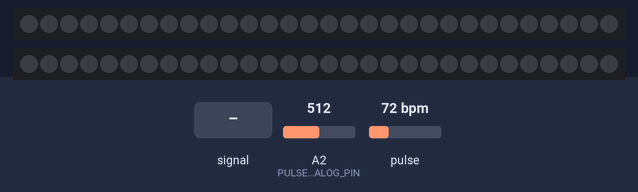
Recording of a sketch running on a simulated Arduino Uno, built with avr-gcc and run on an emulated ATmega328P. Parts: 2 × 30 RGB LEDs in strip order, left to right. Inputs (shaded band) come from the test bench; at power-on: pulse 72 bpm, A2 (PULSE_ANALOG_PIN) = 512. What the sketch prints to the serial monitor is not drawn.

Above: at 4.2 s.
4.3 s: A2 (PULSE_ANALOG_PIN) fed a 200 Hz sine of ±255 counts around its level
At 4.45 s:
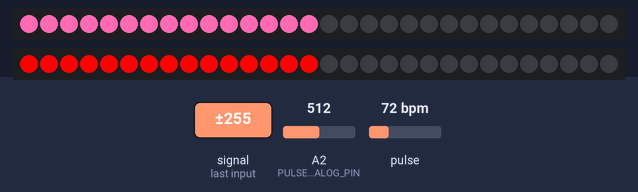
7.3 s: pulse set to 130 bpm
At 8.19 s:
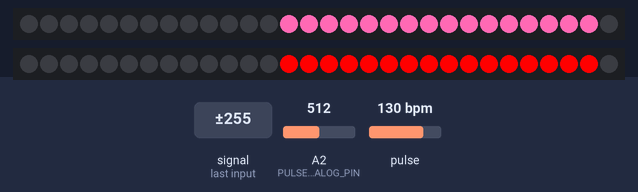
10.3 s: pulse set to 42 bpm
At 10.87 s:
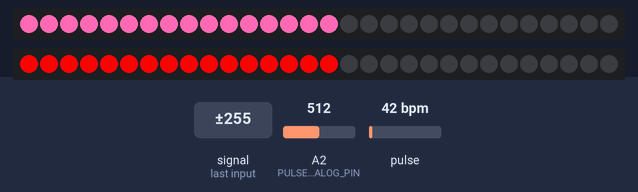
13.3 s: pulse set to 158 bpm
At 14.47 s:
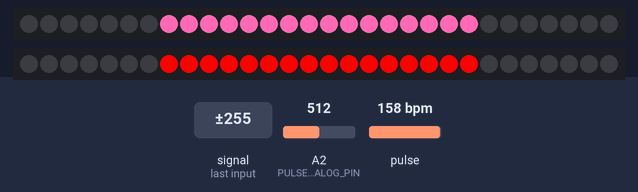
Timing chart, 0 to 16.3 s (numbered marks = the images above; inputs shaded):
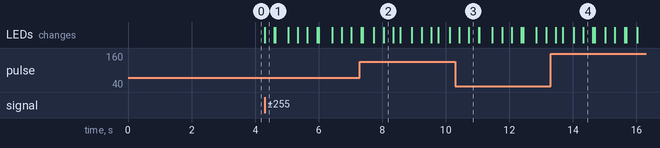

Measured:
- after the input at 4.3 s, the LEDs: change at once (image 1)

The sketch:

LED_STRIP_2.ino
```cpp
#include <FastLED.h>
#define USE_ARDUINO_INTERRUPTS true
#include <PulseSensorPlayground.h>
#include <Wire.h>


// DEFINING VARIABLES FOR LEDs
#define LED_TYPE             WS2811 // LED CHIPS WITH A DATA LINE, GROUND, AND POWER
#define NUM_LEDS_PER_STRIP   30
#define LED_BRIGHTNESS       255
#define COLOR_ORDER          GRB

#define LED_DIGITAL_PIN_1    10
#define LED_DIGITAL_PIN_2    12

CRGB LED_STRIP_1[NUM_LEDS_PER_STRIP];
CRGB LED_STRIP_2[NUM_LEDS_PER_STRIP];

CRGBPalette16 LED_COLOR_1;
CRGBPalette16 LED_COLOR_2;

TBlendType    COLOR_BLENDING;


// DEFINING VARIABLES FOR PULSE SENSOR
PulseSensorPlayground PULSE_SENSOR;

#define PULSE_ANALOG_PIN     2

int PULSE_SIGNAL;
int BPM_SIGNAL;
int THRESHOLD = 650;

byte BPM_1;
byte BPM_2 = 0;
int PULSES_BEFORE_AVERAGING = 0;
int BPM_BLINK = 0;
int TOUCHED_ONCE = 0;


// INITIAL SETUPS
void setup() {
    Wire.begin(5);
    Wire.onReceive(receiveEvent);
    Wire.onRequest(requestEvent);
    Serial.begin(9600);

    // PULSE SENSOR
    PULSE_SENSOR.analogInput(PULSE_ANALOG_PIN);
    PULSE_SENSOR.setThreshold(THRESHOLD);

    if (PULSE_SENSOR.begin()) {
      Serial.println("Pulse Sensor is activated.");
    }

    // LEDs
    delay(3000);
    FastLED.addLeds<LED_TYPE, LED_DIGITAL_PIN_1, COLOR_ORDER>(LED_STRIP_1, NUM_LEDS_PER_STRIP).setCorrection(TypicalLEDStrip);
    FastLED.addLeds<LED_TYPE, LED_DIGITAL_PIN_2, COLOR_ORDER>(LED_STRIP_2, NUM_LEDS_PER_STRIP).setCorrection(TypicalLEDStrip);
    FastLED.setBrightness(LED_BRIGHTNESS);

    SetupLEDColors();
    COLOR_BLENDING = NOBLEND;
}


// MAIN LOOP
void loop()
{
    PULSE_SIGNAL = analogRead(PULSE_ANALOG_PIN);
    BPM_SIGNAL = ConvertBPMToMiliseconds(PULSE_SENSOR.getBeatsPerMinute());
    BPM_2 = BPM_SIGNAL;

    if (PULSE_SIGNAL > THRESHOLD) {
      TOUCHED_ONCE = 1;
    }

    if (BPM_1 == 244) {
      BPM_BLINK = 15;

      static uint8_t COLOR_INDEX = 0;
      COLOR_INDEX = COLOR_INDEX + 1;

      ShowPulseEffect(COLOR_INDEX);

      FastLED.show();
      FastLED.delay(BPM_BLINK);
    }

    if (BPM_1 != 244 && TOUCHED_ONCE > 0) {
      if (BPM_2 > 18) {
        BPM_BLINK = 18;
      }
      if (BPM_2 < 18 || BPM_2 == 18) {
        BPM_BLINK = BPM_2;
      }

      static uint8_t COLOR_INDEX = 0;
      COLOR_INDEX = COLOR_INDEX + 1;

      ShowPulseEffect(COLOR_INDEX);

      FastLED.show();
      FastLED.delay(BPM_BLINK);
    }
}


// RECEIVE BPM_1 DATA
void receiveEvent(int howMany) {
  while (Wire.available()) {
    BPM_1 = Wire.read();
  }
}


// SEND BPM_2 DATA
void requestEvent() {
  Wire.write(BPM_2);
}


// PALETTE FOR WAVE EFFECTS FROM PULSE
void SetupLEDColors()
{
    fill_solid(LED_COLOR_1, 16, CRGB::Black);
    LED_COLOR_1[0] = CRGB::HotPink;
    LED_COLOR_1[4] = CRGB::HotPink;
    LED_COLOR_1[8] = CRGB::HotPink;
    LED_COLOR_1[12] = CRGB::HotPink;

    fill_solid(LED_COLOR_2, 16, CRGB::Black);
    LED_COLOR_2[0] = CRGB::Red;
    LED_COLOR_2[4] = CRGB::Red;
    LED_COLOR_2[8] = CRGB::Red;
    LED_COLOR_2[12] = CRGB::Red;
}


// FUNCTION THAT CONVERTS BPM TO MILISECONDS FOR ARDUINO DELAY
int ConvertBPMToMiliseconds(int BPM)
{
  return (60000 / BPM) / 30;
}


// LIGHT UP THE LED STRIPS WITH THEIR RESPECTIVE COLORS
void ShowPulseEffect(uint8_t COLOR_INDEX)
{
    for (int i = 0; i < NUM_LEDS_PER_STRIP; i++) {
      LED_STRIP_1[i] = ColorFromPalette(LED_COLOR_1, COLOR_INDEX, LED_BRIGHTNESS, COLOR_BLENDING);
      LED_STRIP_2[i] = ColorFromPalette(LED_COLOR_2, COLOR_INDEX, LED_BRIGHTNESS, COLOR_BLENDING);
      COLOR_INDEX += 1;
    }
}
```
